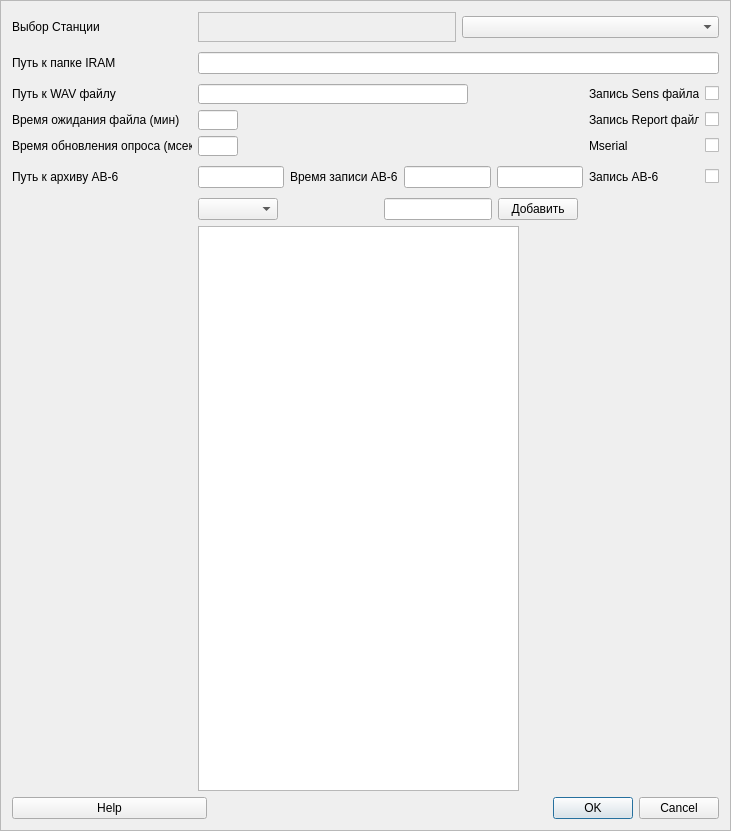
<?xml version="1.0" encoding="UTF-8"?>
<ui version="4.0">
 <class>Settings</class>
 <widget class="QFrame" name="Settings">
  <property name="geometry">
   <rect>
    <x>0</x>
    <y>0</y>
    <width>731</width>
    <height>831</height>
   </rect>
  </property>
  <property name="maximumSize">
   <size>
    <width>731</width>
    <height>831</height>
   </size>
  </property>
  <property name="windowTitle">
   <string>Настройки</string>
  </property>
  <property name="windowIcon">
   <iconset>
    <normaloff>../../.designer/backup/icons/icons8-settings-24.png</normaloff>../../.designer/backup/icons/icons8-settings-24.png</iconset>
  </property>
  <property name="frameShape">
   <enum>QFrame::StyledPanel</enum>
  </property>
  <layout class="QGridLayout" name="gridLayout_2">
   <item row="0" column="0" colspan="2">
    <layout class="QGridLayout" name="gridLayout">
     <item row="3" column="0">
      <widget class="QLabel" name="label_3">
       <property name="minimumSize">
        <size>
         <width>180</width>
         <height>0</height>
        </size>
       </property>
       <property name="text">
        <string>Время ожидания файла (мин)</string>
       </property>
       <property name="alignment">
        <set>Qt::AlignLeading|Qt::AlignLeft|Qt::AlignVCenter</set>
       </property>
      </widget>
     </item>
     <item row="7" column="1">
      <layout class="QHBoxLayout" name="horizontalLayout">
       <item>
        <layout class="QHBoxLayout" name="horizontalLayout_3">
         <item>
          <widget class="QTextBrowser" name="viewSensors">
           <property name="font">
            <font>
             <pointsize>15</pointsize>
             <weight>75</weight>
             <bold>true</bold>
            </font>
           </property>
          </widget>
         </item>
         <item>
          <spacer name="horizontalSpacer_16">
           <property name="orientation">
            <enum>Qt::Horizontal</enum>
           </property>
           <property name="sizeType">
            <enum>QSizePolicy::Minimum</enum>
           </property>
           <property name="sizeHint" stdset="0">
            <size>
             <width>200</width>
             <height>20</height>
            </size>
           </property>
          </spacer>
         </item>
        </layout>
       </item>
      </layout>
     </item>
     <item row="0" column="0">
      <widget class="QLabel" name="label_0">
       <property name="sizePolicy">
        <sizepolicy hsizetype="MinimumExpanding" vsizetype="MinimumExpanding">
         <horstretch>0</horstretch>
         <verstretch>0</verstretch>
        </sizepolicy>
       </property>
       <property name="minimumSize">
        <size>
         <width>180</width>
         <height>0</height>
        </size>
       </property>
       <property name="maximumSize">
        <size>
         <width>500</width>
         <height>30</height>
        </size>
       </property>
       <property name="text">
        <string>Выбор Станции</string>
       </property>
      </widget>
     </item>
     <item row="5" column="1">
      <layout class="QHBoxLayout" name="horizontalLayout_5">
       <item alignment="Qt::AlignLeft">
        <widget class="QLineEdit" name="lineAV6">
         <property name="sizePolicy">
          <sizepolicy hsizetype="Expanding" vsizetype="Fixed">
           <horstretch>0</horstretch>
           <verstretch>0</verstretch>
          </sizepolicy>
         </property>
         <property name="minimumSize">
          <size>
           <width>0</width>
           <height>20</height>
          </size>
         </property>
         <property name="focusPolicy">
          <enum>Qt::StrongFocus</enum>
         </property>
        </widget>
       </item>
       <item alignment="Qt::AlignLeft">
        <widget class="QLabel" name="label">
         <property name="sizePolicy">
          <sizepolicy hsizetype="Preferred" vsizetype="Fixed">
           <horstretch>0</horstretch>
           <verstretch>0</verstretch>
          </sizepolicy>
         </property>
         <property name="minimumSize">
          <size>
           <width>0</width>
           <height>20</height>
          </size>
         </property>
         <property name="text">
          <string>Время записи АВ-6</string>
         </property>
        </widget>
       </item>
       <item alignment="Qt::AlignLeft">
        <widget class="QLineEdit" name="lineAVtime1">
         <property name="sizePolicy">
          <sizepolicy hsizetype="Expanding" vsizetype="Fixed">
           <horstretch>0</horstretch>
           <verstretch>0</verstretch>
          </sizepolicy>
         </property>
         <property name="minimumSize">
          <size>
           <width>0</width>
           <height>20</height>
          </size>
         </property>
        </widget>
       </item>
       <item alignment="Qt::AlignLeft">
        <widget class="QLineEdit" name="lineAVtime2">
         <property name="sizePolicy">
          <sizepolicy hsizetype="Expanding" vsizetype="Fixed">
           <horstretch>0</horstretch>
           <verstretch>0</verstretch>
          </sizepolicy>
         </property>
         <property name="minimumSize">
          <size>
           <width>0</width>
           <height>20</height>
          </size>
         </property>
        </widget>
       </item>
       <item>
        <spacer name="horizontalSpacer_23">
         <property name="sizePolicy">
          <sizepolicy hsizetype="Expanding" vsizetype="Minimum">
           <horstretch>0</horstretch>
           <verstretch>0</verstretch>
          </sizepolicy>
         </property>
         <property name="minimumSize">
          <size>
           <width>0</width>
           <height>20</height>
          </size>
         </property>
         <property name="orientation">
          <enum>Qt::Horizontal</enum>
         </property>
         <property name="sizeType">
          <enum>QSizePolicy::Expanding</enum>
         </property>
         <property name="sizeHint" stdset="0">
          <size>
           <width>250</width>
           <height>20</height>
          </size>
         </property>
        </spacer>
       </item>
       <item alignment="Qt::AlignHCenter">
        <widget class="QLabel" name="label_8">
         <property name="sizePolicy">
          <sizepolicy hsizetype="Preferred" vsizetype="Fixed">
           <horstretch>0</horstretch>
           <verstretch>0</verstretch>
          </sizepolicy>
         </property>
         <property name="minimumSize">
          <size>
           <width>110</width>
           <height>20</height>
          </size>
         </property>
         <property name="text">
          <string>Запись АВ-6</string>
         </property>
         <property name="alignment">
          <set>Qt::AlignLeading|Qt::AlignLeft|Qt::AlignVCenter</set>
         </property>
        </widget>
       </item>
       <item alignment="Qt::AlignRight">
        <widget class="QCheckBox" name="checkAv6">
         <property name="minimumSize">
          <size>
           <width>0</width>
           <height>15</height>
          </size>
         </property>
         <property name="text">
          <string/>
         </property>
        </widget>
       </item>
       <item>
        <spacer name="horizontalSpacer_8">
         <property name="orientation">
          <enum>Qt::Horizontal</enum>
         </property>
         <property name="sizeType">
          <enum>QSizePolicy::Preferred</enum>
         </property>
         <property name="sizeHint" stdset="0">
          <size>
           <width>20</width>
           <height>20</height>
          </size>
         </property>
        </spacer>
       </item>
      </layout>
     </item>
     <item row="4" column="0" alignment="Qt::AlignLeft">
      <widget class="QLabel" name="label_4">
       <property name="minimumSize">
        <size>
         <width>180</width>
         <height>0</height>
        </size>
       </property>
       <property name="text">
        <string>Время обновления опроса (мсек)</string>
       </property>
       <property name="alignment">
        <set>Qt::AlignLeading|Qt::AlignLeft|Qt::AlignVCenter</set>
       </property>
      </widget>
     </item>
     <item row="1" column="0" alignment="Qt::AlignLeft">
      <widget class="QLabel" name="label_1">
       <property name="sizePolicy">
        <sizepolicy hsizetype="MinimumExpanding" vsizetype="MinimumExpanding">
         <horstretch>0</horstretch>
         <verstretch>0</verstretch>
        </sizepolicy>
       </property>
       <property name="minimumSize">
        <size>
         <width>180</width>
         <height>0</height>
        </size>
       </property>
       <property name="maximumSize">
        <size>
         <width>500</width>
         <height>30</height>
        </size>
       </property>
       <property name="text">
        <string>Путь к папке IRAM</string>
       </property>
       <property name="alignment">
        <set>Qt::AlignLeading|Qt::AlignLeft|Qt::AlignVCenter</set>
       </property>
      </widget>
     </item>
     <item row="4" column="1">
      <layout class="QHBoxLayout" name="horizontalLayout_8">
       <item alignment="Qt::AlignLeft">
        <widget class="QLineEdit" name="lineTimer">
         <property name="sizePolicy">
          <sizepolicy hsizetype="Expanding" vsizetype="Fixed">
           <horstretch>0</horstretch>
           <verstretch>0</verstretch>
          </sizepolicy>
         </property>
         <property name="minimumSize">
          <size>
           <width>40</width>
           <height>15</height>
          </size>
         </property>
         <property name="focusPolicy">
          <enum>Qt::StrongFocus</enum>
         </property>
        </widget>
       </item>
       <item>
        <spacer name="horizontalSpacer_9">
         <property name="orientation">
          <enum>Qt::Horizontal</enum>
         </property>
         <property name="sizeHint" stdset="0">
          <size>
           <width>100</width>
           <height>20</height>
          </size>
         </property>
        </spacer>
       </item>
       <item>
        <spacer name="horizontalSpacer_4">
         <property name="orientation">
          <enum>Qt::Horizontal</enum>
         </property>
         <property name="sizeHint" stdset="0">
          <size>
           <width>250</width>
           <height>20</height>
          </size>
         </property>
        </spacer>
       </item>
       <item>
        <spacer name="horizontalSpacer_18">
         <property name="orientation">
          <enum>Qt::Horizontal</enum>
         </property>
         <property name="sizeHint" stdset="0">
          <size>
           <width>250</width>
           <height>20</height>
          </size>
         </property>
        </spacer>
       </item>
       <item>
        <spacer name="horizontalSpacer_21">
         <property name="orientation">
          <enum>Qt::Horizontal</enum>
         </property>
         <property name="sizeHint" stdset="0">
          <size>
           <width>250</width>
           <height>20</height>
          </size>
         </property>
        </spacer>
       </item>
       <item alignment="Qt::AlignHCenter">
        <widget class="QLabel" name="label_6">
         <property name="minimumSize">
          <size>
           <width>110</width>
           <height>0</height>
          </size>
         </property>
         <property name="text">
          <string>Mserial</string>
         </property>
         <property name="alignment">
          <set>Qt::AlignLeading|Qt::AlignLeft|Qt::AlignVCenter</set>
         </property>
        </widget>
       </item>
       <item alignment="Qt::AlignRight">
        <widget class="QCheckBox" name="checkSerial">
         <property name="enabled">
          <bool>true</bool>
         </property>
         <property name="minimumSize">
          <size>
           <width>0</width>
           <height>15</height>
          </size>
         </property>
         <property name="text">
          <string/>
         </property>
         <property name="checkable">
          <bool>true</bool>
         </property>
         <property name="checked">
          <bool>false</bool>
         </property>
         <property name="tristate">
          <bool>false</bool>
         </property>
        </widget>
       </item>
       <item>
        <spacer name="horizontalSpacer_7">
         <property name="orientation">
          <enum>Qt::Horizontal</enum>
         </property>
         <property name="sizeType">
          <enum>QSizePolicy::Preferred</enum>
         </property>
         <property name="sizeHint" stdset="0">
          <size>
           <width>20</width>
           <height>20</height>
          </size>
         </property>
        </spacer>
       </item>
      </layout>
     </item>
     <item row="3" column="1">
      <layout class="QHBoxLayout" name="horizontalLayout_7">
       <item alignment="Qt::AlignLeft">
        <widget class="QLineEdit" name="lineFileT">
         <property name="sizePolicy">
          <sizepolicy hsizetype="Expanding" vsizetype="Fixed">
           <horstretch>0</horstretch>
           <verstretch>0</verstretch>
          </sizepolicy>
         </property>
         <property name="minimumSize">
          <size>
           <width>40</width>
           <height>15</height>
          </size>
         </property>
         <property name="focusPolicy">
          <enum>Qt::StrongFocus</enum>
         </property>
        </widget>
       </item>
       <item>
        <spacer name="horizontalSpacer_10">
         <property name="orientation">
          <enum>Qt::Horizontal</enum>
         </property>
         <property name="sizeHint" stdset="0">
          <size>
           <width>100</width>
           <height>20</height>
          </size>
         </property>
        </spacer>
       </item>
       <item>
        <spacer name="horizontalSpacer_3">
         <property name="orientation">
          <enum>Qt::Horizontal</enum>
         </property>
         <property name="sizeHint" stdset="0">
          <size>
           <width>250</width>
           <height>20</height>
          </size>
         </property>
        </spacer>
       </item>
       <item>
        <spacer name="horizontalSpacer_19">
         <property name="orientation">
          <enum>Qt::Horizontal</enum>
         </property>
         <property name="sizeHint" stdset="0">
          <size>
           <width>250</width>
           <height>20</height>
          </size>
         </property>
        </spacer>
       </item>
       <item>
        <spacer name="horizontalSpacer_22">
         <property name="orientation">
          <enum>Qt::Horizontal</enum>
         </property>
         <property name="sizeHint" stdset="0">
          <size>
           <width>250</width>
           <height>20</height>
          </size>
         </property>
        </spacer>
       </item>
       <item alignment="Qt::AlignHCenter">
        <widget class="QLabel" name="label_5">
         <property name="minimumSize">
          <size>
           <width>110</width>
           <height>0</height>
          </size>
         </property>
         <property name="text">
          <string>Запись Report файла</string>
         </property>
         <property name="alignment">
          <set>Qt::AlignLeading|Qt::AlignLeft|Qt::AlignVCenter</set>
         </property>
        </widget>
       </item>
       <item alignment="Qt::AlignRight">
        <widget class="QCheckBox" name="checkRepW">
         <property name="minimumSize">
          <size>
           <width>0</width>
           <height>15</height>
          </size>
         </property>
         <property name="text">
          <string/>
         </property>
        </widget>
       </item>
       <item>
        <spacer name="horizontalSpacer_5">
         <property name="orientation">
          <enum>Qt::Horizontal</enum>
         </property>
         <property name="sizeType">
          <enum>QSizePolicy::Preferred</enum>
         </property>
         <property name="sizeHint" stdset="0">
          <size>
           <width>20</width>
           <height>20</height>
          </size>
         </property>
        </spacer>
       </item>
      </layout>
     </item>
     <item row="0" column="1">
      <layout class="QHBoxLayout" name="horizontalLayout_4">
       <item>
        <widget class="QLabel" name="lineStation">
         <property name="font">
          <font>
           <pointsize>15</pointsize>
           <weight>75</weight>
           <bold>true</bold>
          </font>
         </property>
         <property name="frameShape">
          <enum>QFrame::StyledPanel</enum>
         </property>
         <property name="text">
          <string/>
         </property>
         <property name="alignment">
          <set>Qt::AlignCenter</set>
         </property>
        </widget>
       </item>
       <item>
        <widget class="QComboBox" name="boxStation">
         <property name="sizePolicy">
          <sizepolicy hsizetype="Preferred" vsizetype="Fixed">
           <horstretch>0</horstretch>
           <verstretch>0</verstretch>
          </sizepolicy>
         </property>
        </widget>
       </item>
      </layout>
     </item>
     <item row="2" column="0">
      <widget class="QLabel" name="label_2">
       <property name="minimumSize">
        <size>
         <width>180</width>
         <height>0</height>
        </size>
       </property>
       <property name="text">
        <string>Путь к WAV файлу</string>
       </property>
       <property name="alignment">
        <set>Qt::AlignLeading|Qt::AlignLeft|Qt::AlignVCenter</set>
       </property>
      </widget>
     </item>
     <item row="1" column="1">
      <widget class="QLineEdit" name="lineIRAM">
       <property name="minimumSize">
        <size>
         <width>0</width>
         <height>15</height>
        </size>
       </property>
       <property name="focusPolicy">
        <enum>Qt::StrongFocus</enum>
       </property>
      </widget>
     </item>
     <item row="6" column="1">
      <layout class="QHBoxLayout" name="horizontalLayout_2">
       <item>
        <widget class="QComboBox" name="boxSensors">
         <property name="sizePolicy">
          <sizepolicy hsizetype="Preferred" vsizetype="Fixed">
           <horstretch>0</horstretch>
           <verstretch>0</verstretch>
          </sizepolicy>
         </property>
         <property name="minimumSize">
          <size>
           <width>80</width>
           <height>0</height>
          </size>
         </property>
        </widget>
       </item>
       <item>
        <spacer name="horizontalSpacer_6">
         <property name="orientation">
          <enum>Qt::Horizontal</enum>
         </property>
         <property name="sizeType">
          <enum>QSizePolicy::Expanding</enum>
         </property>
         <property name="sizeHint" stdset="0">
          <size>
           <width>100</width>
           <height>20</height>
          </size>
         </property>
        </spacer>
       </item>
       <item>
        <widget class="QLineEdit" name="lineSensors">
         <property name="sizePolicy">
          <sizepolicy hsizetype="Preferred" vsizetype="Fixed">
           <horstretch>0</horstretch>
           <verstretch>0</verstretch>
          </sizepolicy>
         </property>
         <property name="minimumSize">
          <size>
           <width>80</width>
           <height>15</height>
          </size>
         </property>
        </widget>
       </item>
       <item>
        <widget class="QPushButton" name="buttSensors">
         <property name="text">
          <string>Добавить</string>
         </property>
        </widget>
       </item>
       <item>
        <spacer name="horizontalSpacer_14">
         <property name="orientation">
          <enum>Qt::Horizontal</enum>
         </property>
         <property name="sizeHint" stdset="0">
          <size>
           <width>120</width>
           <height>20</height>
          </size>
         </property>
        </spacer>
       </item>
       <item>
        <spacer name="horizontalSpacer_15">
         <property name="orientation">
          <enum>Qt::Horizontal</enum>
         </property>
         <property name="sizeHint" stdset="0">
          <size>
           <width>0</width>
           <height>0</height>
          </size>
         </property>
        </spacer>
       </item>
      </layout>
     </item>
     <item row="5" column="0">
      <widget class="QLabel" name="label_7">
       <property name="sizePolicy">
        <sizepolicy hsizetype="MinimumExpanding" vsizetype="MinimumExpanding">
         <horstretch>0</horstretch>
         <verstretch>0</verstretch>
        </sizepolicy>
       </property>
       <property name="minimumSize">
        <size>
         <width>180</width>
         <height>0</height>
        </size>
       </property>
       <property name="maximumSize">
        <size>
         <width>500</width>
         <height>30</height>
        </size>
       </property>
       <property name="text">
        <string>Путь к архиву АВ-6</string>
       </property>
       <property name="alignment">
        <set>Qt::AlignLeading|Qt::AlignLeft|Qt::AlignVCenter</set>
       </property>
      </widget>
     </item>
     <item row="2" column="1">
      <layout class="QHBoxLayout" name="horizontalLayout_9">
       <item>
        <widget class="QLineEdit" name="lineSND">
         <property name="sizePolicy">
          <sizepolicy hsizetype="Expanding" vsizetype="Fixed">
           <horstretch>0</horstretch>
           <verstretch>0</verstretch>
          </sizepolicy>
         </property>
         <property name="minimumSize">
          <size>
           <width>270</width>
           <height>15</height>
          </size>
         </property>
         <property name="focusPolicy">
          <enum>Qt::StrongFocus</enum>
         </property>
        </widget>
       </item>
       <item>
        <spacer name="horizontalSpacer_24">
         <property name="orientation">
          <enum>Qt::Horizontal</enum>
         </property>
         <property name="sizeHint" stdset="0">
          <size>
           <width>250</width>
           <height>20</height>
          </size>
         </property>
        </spacer>
       </item>
       <item>
        <spacer name="horizontalSpacer_26">
         <property name="orientation">
          <enum>Qt::Horizontal</enum>
         </property>
         <property name="sizeHint" stdset="0">
          <size>
           <width>250</width>
           <height>20</height>
          </size>
         </property>
        </spacer>
       </item>
       <item alignment="Qt::AlignHCenter">
        <widget class="QLabel" name="label_9">
         <property name="minimumSize">
          <size>
           <width>110</width>
           <height>0</height>
          </size>
         </property>
         <property name="text">
          <string>Запись Sens файла</string>
         </property>
         <property name="alignment">
          <set>Qt::AlignLeading|Qt::AlignLeft|Qt::AlignVCenter</set>
         </property>
        </widget>
       </item>
       <item alignment="Qt::AlignRight">
        <widget class="QCheckBox" name="checkSensW">
         <property name="minimumSize">
          <size>
           <width>0</width>
           <height>15</height>
          </size>
         </property>
         <property name="text">
          <string/>
         </property>
        </widget>
       </item>
       <item>
        <spacer name="horizontalSpacer_25">
         <property name="orientation">
          <enum>Qt::Horizontal</enum>
         </property>
         <property name="sizeHint" stdset="0">
          <size>
           <width>1</width>
           <height>20</height>
          </size>
         </property>
        </spacer>
       </item>
      </layout>
     </item>
     <item row="6" column="0">
      <spacer name="horizontalSpacer_2">
       <property name="orientation">
        <enum>Qt::Horizontal</enum>
       </property>
       <property name="sizeType">
        <enum>QSizePolicy::Expanding</enum>
       </property>
       <property name="sizeHint" stdset="0">
        <size>
         <width>60</width>
         <height>20</height>
        </size>
       </property>
      </spacer>
     </item>
    </layout>
   </item>
   <item row="1" column="0">
    <widget class="QPushButton" name="buttHelp">
     <property name="text">
      <string>Help</string>
     </property>
    </widget>
   </item>
   <item row="1" column="1">
    <widget class="QDialogButtonBox" name="buttOK">
     <property name="maximumSize">
      <size>
       <width>630</width>
       <height>23</height>
      </size>
     </property>
     <property name="focusPolicy">
      <enum>Qt::TabFocus</enum>
     </property>
     <property name="standardButtons">
      <set>QDialogButtonBox::Cancel|QDialogButtonBox::Ok</set>
     </property>
     <property name="centerButtons">
      <bool>false</bool>
     </property>
    </widget>
   </item>
  </layout>
 </widget>
 <tabstops>
  <tabstop>buttOK</tabstop>
  <tabstop>lineIRAM</tabstop>
  <tabstop>lineSensors</tabstop>
  <tabstop>buttSensors</tabstop>
  <tabstop>viewSensors</tabstop>
 </tabstops>
 <resources/>
 <connections/>
</ui>
